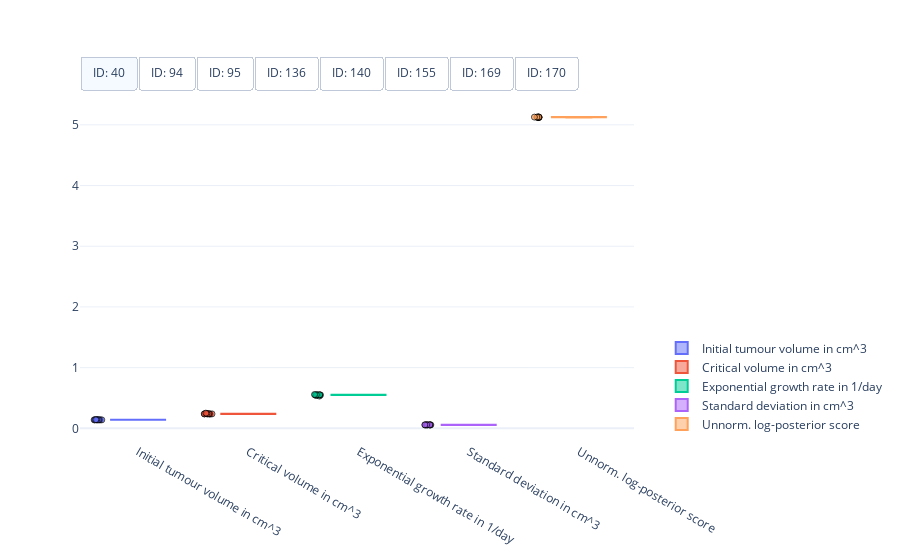

Write notebook code for a chart like this one.
### Code cell
#
# Visualisation of the spread of optimised model parameters for multiple runs from different initial points.
#
# This cell needs the above optimised parameters, and their respective objective function scores, as well as the data
# [mouse_parameters, log_posterior_scores, data]
#

import plotly.colors
import plotly.graph_objects as go


# Get mouse ids
mouse_ids = data['#ID'].unique()

# Get number of parameters + score (for visualisation)
n_params = mouse_parameters.shape[2] + 1

# Define colorscheme
colors = plotly.colors.qualitative.Plotly[:n_params]

# Get optimised parameters
optimised_parameters = mouse_parameters

# Get optimised parameters
scores = log_posterior_scores

# Create figure
fig = go.Figure()

# Box plot of optimised model parameters
for index, id_m in enumerate(mouse_ids):
    # Get optimised parameters
    parameters = optimised_parameters[index, ...]

    # Get scores
    score = scores[index, :]

    # Create box plot of for initial tumour volume
    fig.add_trace(
        go.Box(
            y=parameters[:, 0],  
            name="Initial tumour volume in cm^3",
            boxpoints='all',
            jitter=0.2,
            pointpos=-1.5,
            visible=True if index == 0 else False,
            marker=dict(
                symbol='circle',
                opacity=0.7,
                line=dict(color='black', width=1)),
            marker_color=colors[0],
            line_color=colors[0]))

    # Create box plot for critical volume
    fig.add_trace(
        go.Box(
            y=parameters[:, 1],  
            name="Critical volume in cm^3",
            boxpoints='all',
            jitter=0.2,
            pointpos=-1.5,
            visible=True if index == 0 else False,
            marker=dict(
                symbol='circle',
                opacity=0.7,
                line=dict(color='black', width=1)),
            marker_color=colors[1],
            line_color=colors[1]))

    # Create box plot of for exponential tumour growth
    fig.add_trace(
        go.Box(
            y=parameters[:, 2],  
            name="Exponential growth rate in 1/day",
            boxpoints='all',
            jitter=0.2,
            pointpos=-1.5,
            visible=True if index == 0 else False,
            marker=dict(
                symbol='circle',
                opacity=0.7,
                line=dict(color='black', width=1)),
            marker_color=colors[2],
            line_color=colors[2]))

    # Create box plot for sigma
    fig.add_trace(
        go.Box(
            y=parameters[:, 3],  
            name="Standard deviation in cm^3",
            boxpoints='all',
            jitter=0.2,
            pointpos=-1.5,
            visible=True if index == 0 else False,
            marker=dict(
                symbol='circle',
                opacity=0.7,
                line=dict(color='black', width=1)),
            marker_color=colors[3],
            line_color=colors[3]))
    
    # Create box plot of for objective function score
    fig.add_trace(
        go.Box(
            y=score,  
            name="Unnorm. log-posterior score",
            boxpoints='all',
            jitter=0.2,
            pointpos=-1.5,
            visible=True if index == 0 else False,
            marker=dict(
                symbol='circle',
                opacity=0.7,
                line=dict(color='black', width=1)),
            marker_color=colors[4],
            line_color=colors[4]))

# Set figure size
fig.update_layout(
    autosize=True,
    template="plotly_white")

# Add switch between mice
fig.update_layout(
    updatemenus=[
        dict(
            type = "buttons",
            direction = "right",
            buttons=list([
                dict(
                    args=[{"visible": [True]*5 + [False]*(5 * 7)}],
                    label="ID: %d" % mouse_ids[0],
                    method="restyle"
                ),
                dict(
                    args=[{"visible": [False]*5 + [True]*5 + [False]*(5 * 6)}],
                    label="ID: %d" % mouse_ids[1],
                    method="restyle"
                ),
                dict(
                    args=[{"visible": [False]*(5 * 2) + [True]*5 + [False]*(5 * 5)}],
                    label="ID: %d" % mouse_ids[2],
                    method="restyle"
                ),
                dict(
                    args=[{"visible": [False]*(5 * 3) + [True]*5 + [False]*(5 * 4)}],
                    label="ID: %d" % mouse_ids[3],
                    method="restyle"
                ),
                dict(
                    args=[{"visible": [False]*(5 * 4) + [True]*5 + [False]*(5 * 3)}],
                    label="ID: %d" % mouse_ids[4],
                    method="restyle"
                ),
                dict(
                    args=[{"visible": [False]*(5 * 5) + [True]*5 + [False]*(5 * 2)}],
                    label="ID: %d" % mouse_ids[5],
                    method="restyle"
                ),
                dict(
                    args=[{"visible": [False]*(5 * 6) + [True]*5 + [False]* 5}],
                    label="ID: %d" % mouse_ids[6],
                    method="restyle"
                ),
                dict(
                    args=[{"visible": [False]*(5 * 7) + [True]*5}],
                    label="ID: %d" % mouse_ids[7],
                    method="restyle"
                )
            ]),
            pad={"r": 0, "t": -10},
            showactive=True,
            x=0.0,
            xanchor="left",
            y=1.1,
            yanchor="top"
        )
    ]
)

# Position legend
fig.update_layout(legend=dict(
    yanchor="bottom",
    y=0.01,
    xanchor="left",
    x=1.05))

# Show figure
fig.show()

### Figure 1 — Plotly figure (JSON) as saved in the notebook; plotly's stock layout.template omitted (floating-point values rounded to 4 significant figures)
{"data": [{"boxpoints": "all", "jitter": 0.2, "line": {"color": "#636EFA"}, "marker": {"color": "#636EFA", "line": {"color": "black", "width": 1}, "opacity": 0.7, "symbol": "circle"}, "name": "Initial tumour volume in cm^3", "pointpos": -1.5, "type": "box", "visible": true, "y": [0.1392, 0.1413, 0.1396, 0.1418, 0.1389, 0.1393, 0.139, 0.1395, 0.1397, 0.1392]}, {"boxpoints": "all", "jitter": 0.2, "line": {"color": "#EF553B"}, "marker": {"color": "#EF553B", "line": {"color": "black", "width": 1}, "opacity": 0.7, "symbol": "circle"}, "name": "Critical volume in cm^3", "pointpos": -1.5, "type": "box", "visible": true, "y": [0.2377, 0.2494, 0.2382, 0.242, 0.2344, 0.2378, 0.2372, 0.2382, 0.2384, 0.2375]}, {"boxpoints": "all", "jitter": 0.2, "line": {"color": "#00CC96"}, "marker": {"color": "#00CC96", "line": {"color": "black", "width": 1}, "opacity": 0.7, "symbol": "circle"}, "name": "Exponential growth rate in 1/day", "pointpos": -1.5, "type": "box", "visible": true, "y": [0.5509, 0.5311, 0.5498, 0.542, 0.5567, 0.5507, 0.552, 0.5499, 0.5495, 0.5513]}, {"boxpoints": "all", "jitter": 0.2, "line": {"color": "#AB63FA"}, "marker": {"color": "#AB63FA", "line": {"color": "black", "width": 1}, "opacity": 0.7, "symbol": "circle"}, "name": "Standard deviation in cm^3", "pointpos": -1.5, "type": "box", "visible": true, "y": [0.05665, 0.05649, 0.05642, 0.0561, 0.05648, 0.05643, 0.05661, 0.05646, 0.05644, 0.05662]}, {"boxpoints": "all", "jitter": 0.2, "line": {"color": "#FFA15A"}, "marker": {"color": "#FFA15A", "line": {"color": "black", "width": 1}, "opacity": 0.7, "symbol": "circle"}, "name": "Unnorm. log-posterior score", "pointpos": -1.5, "type": "box", "visible": true, "y": [5.127, 5.12, 5.128, 5.124, 5.121, 5.127, 5.127, 5.127, 5.127, 5.127]}, {"boxpoints": "all", "jitter": 0.2, "line": {"color": "#636EFA"}, "marker": {"color": "#636EFA", "line": {"color": "black", "width": 1}, "opacity": 0.7, "symbol": "circle"}, "name": "Initial tumour volume in cm^3", "pointpos": -1.5, "type": "box", "visible": false, "y": [0.0748, 0.0748, 0.0748, 0.07456, 0.07437, 0.07455, 0.0748, 0.07395, 0.0753, 0.07455]}, {"boxpoints": "all", "jitter": 0.2, "line": {"color": "#EF553B"}, "marker": {"color": "#EF553B", "line": {"color": "black", "width": 1}, "opacity": 0.7, "symbol": "circle"}, "name": "Critical volume in cm^3", "pointpos": -1.5, "type": "box", "visible": false, "y": [0.06177, 0.06177, 0.06177, 0.06049, 0.06035, 0.06049, 0.06177, 0.05718, 0.0647, 0.06049]}, {"boxpoints": "all", "jitter": 0.2, "line": {"color": "#00CC96"}, "marker": {"color": "#00CC96", "line": {"color": "black", "width": 1}, "opacity": 0.7, "symbol": "circle"}, "name": "Exponential growth rate in 1/day", "pointpos": -1.5, "type": "box", "visible": false, "y": [0.3301, 0.3301, 0.3301, 0.3358, 0.3369, 0.3358, 0.3301, 0.3517, 0.3179, 0.3358]}, {"boxpoints": "all", "jitter": 0.2, "line": {"color": "#AB63FA"}, "marker": {"color": "#AB63FA", "line": {"color": "black", "width": 1}, "opacity": 0.7, "symbol": "circle"}, "name": "Standard deviation in cm^3", "pointpos": -1.5, "type": "box", "visible": false, "y": [0.02307, 0.02307, 0.02307, 0.02307, 0.02293, 0.02307, 0.02307, 0.02307, 0.02307, 0.02307]}, {"boxpoints": "all", "jitter": 0.2, "line": {"color": "#FFA15A"}, "marker": {"color": "#FFA15A", "line": {"color": "black", "width": 1}, "opacity": 0.7, "symbol": "circle"}, "name": "Unnorm. log-posterior score", "pointpos": -1.5, "type": "box", "visible": false, "y": [23.48, 23.48, 23.48, 23.48, 23.48, 23.48, 23.48, 23.47, 23.48, 23.48]}, {"boxpoints": "all", "jitter": 0.2, "line": {"color": "#636EFA"}, "marker": {"color": "#636EFA", "line": {"color": "black", "width": 1}, "opacity": 0.7, "symbol": "circle"}, "name": "Initial tumour volume in cm^3", "pointpos": -1.5, "type": "box", "visible": false, "y": [0.2209, 0.2209, 0.2209, 0.2209, 0.2209, 0.2209, 0.2209, 0.2209, 0.2209, 0.2209]}, {"boxpoints": "all", "jitter": 0.2, "line": {"color": "#EF553B"}, "marker": {"color": "#EF553B", "line": {"color": "black", "width": 1}, "opacity": 0.7, "symbol": "circle"}, "name": "Critical volume in cm^3", "pointpos": -1.5, "type": "box", "visible": false, "y": [1000.0, 1000.0, 1000.0, 1000.0, 1000.0, 1000.0, 1000.0, 1000.0, 1000.0, 1000.0]}, {"boxpoints": "all", "jitter": 0.2, "line": {"color": "#00CC96"}, "marker": {"color": "#00CC96", "line": {"color": "black", "width": 1}, "opacity": 0.7, "symbol": "circle"}, "name": "Exponential growth rate in 1/day", "pointpos": -1.5, "type": "box", "visible": false, "y": [0.1112, 0.1112, 0.1112, 0.1112, 0.1112, 0.1112, 0.1112, 0.1112, 0.1112, 0.1112]}, {"boxpoints": "all", "jitter": 0.2, "line": {"color": "#AB63FA"}, "marker": {"color": "#AB63FA", "line": {"color": "black", "width": 1}, "opacity": 0.7, "symbol": "circle"}, "name": "Standard deviation in cm^3", "pointpos": -1.5, "type": "box", "visible": false, "y": [0.09973, 0.09973, 0.09973, 0.09973, 0.09973, 0.09973, 0.09973, 0.09973, 0.09973, 0.09973]}, {"boxpoints": "all", "jitter": 0.2, "line": {"color": "#FFA15A"}, "marker": {"color": "#FFA15A", "line": {"color": "black", "width": 1}, "opacity": 0.7, "symbol": "circle"}, "name": "Unnorm. log-posterior score", "pointpos": -1.5, "type": "box", "visible": false, "y": [-0.5665, -0.5665, -0.5665, -0.5665, -0.5665, -0.5665, -0.5665, -0.5665, -0.5665, -0.5665]}, {"boxpoints": "all", "jitter": 0.2, "line": {"color": "#636EFA"}, "marker": {"color": "#636EFA", "line": {"color": "black", "width": 1}, "opacity": 0.7, "symbol": "circle"}, "name": "Initial tumour volume in cm^3", "pointpos": -1.5, "type": "box", "visible": false, "y": [0.149, 0.149, 0.1489, 0.149, 0.149, 0.1497, 0.1486, 0.149, 0.1483, 0.149]}, {"boxpoints": "all", "jitter": 0.2, "line": {"color": "#EF553B"}, "marker": {"color": "#EF553B", "line": {"color": "black", "width": 1}, "opacity": 0.7, "symbol": "circle"}, "name": "Critical volume in cm^3", "pointpos": -1.5, "type": "box", "visible": false, "y": [1.187, 1.187, 1.186, 1.187, 1.187, 1.218, 1.16, 1.186, 1.157, 1.187]}, {"boxpoints": "all", "jitter": 0.2, "line": {"color": "#00CC96"}, "marker": {"color": "#00CC96", "line": {"color": "black", "width": 1}, "opacity": 0.7, "symbol": "circle"}, "name": "Exponential growth rate in 1/day", "pointpos": -1.5, "type": "box", "visible": false, "y": [0.1085, 0.1085, 0.1086, 0.1085, 0.1085, 0.1075, 0.1094, 0.1085, 0.1095, 0.1085]}, {"boxpoints": "all", "jitter": 0.2, "line": {"color": "#AB63FA"}, "marker": {"color": "#AB63FA", "line": {"color": "black", "width": 1}, "opacity": 0.7, "symbol": "circle"}, "name": "Standard deviation in cm^3", "pointpos": -1.5, "type": "box", "visible": false, "y": [0.05357, 0.05357, 0.05363, 0.05357, 0.05357, 0.05348, 0.05324, 0.05366, 0.05333, 0.05357]}, {"boxpoints": "all", "jitter": 0.2, "line": {"color": "#FFA15A"}, "marker": {"color": "#FFA15A", "line": {"color": "black", "width": 1}, "opacity": 0.7, "symbol": "circle"}, "name": "Unnorm. log-posterior score", "pointpos": -1.5, "type": "box", "visible": false, "y": [11.68, 11.68, 11.68, 11.68, 11.68, 11.68, 11.68, 11.68, 11.68, 11.68]}, {"boxpoints": "all", "jitter": 0.2, "line": {"color": "#636EFA"}, "marker": {"color": "#636EFA", "line": {"color": "black", "width": 1}, "opacity": 0.7, "symbol": "circle"}, "name": "Initial tumour volume in cm^3", "pointpos": -1.5, "type": "box", "visible": false, "y": [0.08418, 0.08418, 0.08418, 0.08418, 0.08418, 0.08418, 0.08418, 0.08418, 0.08418, 0.08418]}, {"boxpoints": "all", "jitter": 0.2, "line": {"color": "#EF553B"}, "marker": {"color": "#EF553B", "line": {"color": "black", "width": 1}, "opacity": 0.7, "symbol": "circle"}, "name": "Critical volume in cm^3", "pointpos": -1.5, "type": "box", "visible": false, "y": [1000.0, 1000.0, 1000.0, 1000.0, 1000.0, 1000.0, 1000.0, 1000.0, 1000.0, 1000.0]}, {"boxpoints": "all", "jitter": 0.2, "line": {"color": "#00CC96"}, "marker": {"color": "#00CC96", "line": {"color": "black", "width": 1}, "opacity": 0.7, "symbol": "circle"}, "name": "Exponential growth rate in 1/day", "pointpos": -1.5, "type": "box", "visible": false, "y": [0.1084, 0.1084, 0.1084, 0.1084, 0.1084, 0.1084, 0.1084, 0.1084, 0.1084, 0.1084]}, {"boxpoints": "all", "jitter": 0.2, "line": {"color": "#AB63FA"}, "marker": {"color": "#AB63FA", "line": {"color": "black", "width": 1}, "opacity": 0.7, "symbol": "circle"}, "name": "Standard deviation in cm^3", "pointpos": -1.5, "type": "box", "visible": false, "y": [0.1021, 0.1021, 0.1021, 0.1021, 0.1021, 0.1021, 0.1021, 0.1021, 0.1021, 0.1021]}, {"boxpoints": "all", "jitter": 0.2, "line": {"color": "#FFA15A"}, "marker": {"color": "#FFA15A", "line": {"color": "black", "width": 1}, "opacity": 0.7, "symbol": "circle"}, "name": "Unnorm. log-posterior score", "pointpos": -1.5, "type": "box", "visible": false, "y": [2.647, 2.647, 2.647, 2.647, 2.647, 2.647, 2.647, 2.647, 2.647, 2.647]}, {"boxpoints": "all", "jitter": 0.2, "line": {"color": "#636EFA"}, "marker": {"color": "#636EFA", "line": {"color": "black", "width": 1}, "opacity": 0.7, "symbol": "circle"}, "name": "Initial tumour volume in cm^3", "pointpos": -1.5, "type": "box", "visible": false, "y": [0.1333, 0.1333, 0.1333, 0.1333, 0.1333, 0.1333, 0.1333, 0.1333, 0.1333, 0.1333]}, {"boxpoints": "all", "jitter": 0.2, "line": {"color": "#EF553B"}, "marker": {"color": "#EF553B", "line": {"color": "black", "width": 1}, "opacity": 0.7, "symbol": "circle"}, "name": "Critical volume in cm^3", "pointpos": -1.5, "type": "box", "visible": false, "y": [0.275, 0.275, 0.275, 0.275, 0.275, 0.275, 0.275, 0.275, 0.275, 0.275]}, {"boxpoints": "all", "jitter": 0.2, "line": {"color": "#00CC96"}, "marker": {"color": "#00CC96", "line": {"color": "black", "width": 1}, "opacity": 0.7, "symbol": "circle"}, "name": "Exponential growth rate in 1/day", "pointpos": -1.5, "type": "box", "visible": false, "y": [0.3947, 0.3947, 0.3947, 0.3947, 0.3947, 0.3947, 0.3947, 0.3947, 0.3947, 0.3947]}, {"boxpoints": "all", "jitter": 0.2, "line": {"color": "#AB63FA"}, "marker": {"color": "#AB63FA", "line": {"color": "black", "width": 1}, "opacity": 0.7, "symbol": "circle"}, "name": "Standard deviation in cm^3", "pointpos": -1.5, "type": "box", "visible": false, "y": [0.1468, 0.1468, 0.1468, 0.1468, 0.1468, 0.1468, 0.1468, 0.1468, 0.1468, 0.1468]}, {"boxpoints": "all", "jitter": 0.2, "line": {"color": "#FFA15A"}, "marker": {"color": "#FFA15A", "line": {"color": "black", "width": 1}, "opacity": 0.7, "symbol": "circle"}, "name": "Unnorm. log-posterior score", "pointpos": -1.5, "type": "box", "visible": false, "y": [-3.439, -3.439, -3.439, -3.439, -3.439, -3.439, -3.439, -3.439, -3.439, -3.439]}, {"boxpoints": "all", "jitter": 0.2, "line": {"color": "#636EFA"}, "marker": {"color": "#636EFA", "line": {"color": "black", "width": 1}, "opacity": 0.7, "symbol": "circle"}, "name": "Initial tumour volume in cm^3", "pointpos": -1.5, "type": "box", "visible": false, "y": [0.1238, 0.1238, 0.1238, 0.1238, 0.1238, 0.1238, 0.1238, 0.1233, 0.1233, 0.1238]}, {"boxpoints": "all", "jitter": 0.2, "line": {"color": "#EF553B"}, "marker": {"color": "#EF553B", "line": {"color": "black", "width": 1}, "opacity": 0.7, "symbol": "circle"}, "name": "Critical volume in cm^3", "pointpos": -1.5, "type": "box", "visible": false, "y": [0.8482, 0.8482, 0.8482, 0.8482, 0.8482, 0.8482, 0.8482, 0.8202, 0.8202, 0.8482]}, {"boxpoints": "all", "jitter": 0.2, "line": {"color": "#00CC96"}, "marker": {"color": "#00CC96", "line": {"color": "black", "width": 1}, "opacity": 0.7, "symbol": "circle"}, "name": "Exponential growth rate in 1/day", "pointpos": -1.5, "type": "box", "visible": false, "y": [0.08606, 0.08606, 0.08606, 0.08606, 0.08606, 0.08606, 0.08606, 0.08704, 0.08704, 0.08606]}, {"boxpoints": "all", "jitter": 0.2, "line": {"color": "#AB63FA"}, "marker": {"color": "#AB63FA", "line": {"color": "black", "width": 1}, "opacity": 0.7, "symbol": "circle"}, "name": "Standard deviation in cm^3", "pointpos": -1.5, "type": "box", "visible": false, "y": [0.01443, 0.01443, 0.01443, 0.01443, 0.01443, 0.01443, 0.01443, 0.01443, 0.01443, 0.01443]}, {"boxpoints": "all", "jitter": 0.2, "line": {"color": "#FFA15A"}, "marker": {"color": "#FFA15A", "line": {"color": "black", "width": 1}, "opacity": 0.7, "symbol": "circle"}, "name": "Unnorm. log-posterior score", "pointpos": -1.5, "type": "box", "visible": false, "y": [30.05, 30.05, 30.05, 30.05, 30.05, 30.05, 30.05, 30.04, 30.04, 30.05]}, {"boxpoints": "all", "jitter": 0.2, "line": {"color": "#636EFA"}, "marker": {"color": "#636EFA", "line": {"color": "black", "width": 1}, "opacity": 0.7, "symbol": "circle"}, "name": "Initial tumour volume in cm^3", "pointpos": -1.5, "type": "box", "visible": false, "y": [0.08705, 0.08719, 0.08705, 0.08703, 0.08705, 0.08719, 0.08705, 0.08704, 0.08705, 0.08705]}, {"boxpoints": "all", "jitter": 0.2, "line": {"color": "#EF553B"}, "marker": {"color": "#EF553B", "line": {"color": "black", "width": 1}, "opacity": 0.7, "symbol": "circle"}, "name": "Critical volume in cm^3", "pointpos": -1.5, "type": "box", "visible": false, "y": [2.671, 2.756, 2.671, 2.671, 2.671, 2.756, 2.671, 2.67, 2.671, 2.671]}, {"boxpoints": "all", "jitter": 0.2, "line": {"color": "#00CC96"}, "marker": {"color": "#00CC96", "line": {"color": "black", "width": 1}, "opacity": 0.7, "symbol": "circle"}, "name": "Exponential growth rate in 1/day", "pointpos": -1.5, "type": "box", "visible": false, "y": [0.07234, 0.07209, 0.07234, 0.07236, 0.07234, 0.07209, 0.07234, 0.07234, 0.07234, 0.07234]}, {"boxpoints": "all", "jitter": 0.2, "line": {"color": "#AB63FA"}, "marker": {"color": "#AB63FA", "line": {"color": "black", "width": 1}, "opacity": 0.7, "symbol": "circle"}, "name": "Standard deviation in cm^3", "pointpos": -1.5, "type": "box", "visible": false, "y": [0.01286, 0.01286, 0.01286, 0.01289, 0.01286, 0.01286, 0.01286, 0.01284, 0.01286, 0.01286]}, {"boxpoints": "all", "jitter": 0.2, "line": {"color": "#FFA15A"}, "marker": {"color": "#FFA15A", "line": {"color": "black", "width": 1}, "opacity": 0.7, "symbol": "circle"}, "name": "Unnorm. log-posterior score", "pointpos": -1.5, "type": "box", "visible": false, "y": [31.66, 31.66, 31.66, 31.66, 31.66, 31.66, 31.66, 31.66, 31.66, 31.66]}], "layout": {"autosize": true, "legend": {"x": 1.05, "xanchor": "left", "y": 0.01, "yanchor": "bottom"}, "updatemenus": [{"buttons": [{"args": [{"visible": [true, true, true, true, true, false, false, false, false, false, false, false, false, false, false, false, false, false, false, false, false, false, false, false, false, false, false, false, false, false, false, false, false, false, false, false, false, false, false, false]}], "label": "ID: 40", "method": "restyle"}, {"args": [{"visible": [false, false, false, false, false, true, true, true, true, true, false, false, false, false, false, false, false, false, false, false, false, false, false, false, false, false, false, false, false, false, false, false, false, false, false, false, false, false, false, false]}], "label": "ID: 94", "method": "restyle"}, {"args": [{"visible": [false, false, false, false, false, false, false, false, false, false, true, true, true, true, true, false, false, false, false, false, false, false, false, false, false, false, false, false, false, false, false, false, false, false, false, false, false, false, false, false]}], "label": "ID: 95", "method": "restyle"}, {"args": [{"visible": [false, false, false, false, false, false, false, false, false, false, false, false, false, false, false, true, true, true, true, true, false, false, false, false, false, false, false, false, false, false, false, false, false, false, false, false, false, false, false, false]}], "label": "ID: 136", "method": "restyle"}, {"args": [{"visible": [false, false, false, false, false, false, false, false, false, false, false, false, false, false, false, false, false, false, false, false, true, true, true, true, true, false, false, false, false, false, false, false, false, false, false, false, false, false, false, false]}], "label": "ID: 140", "method": "restyle"}, {"args": [{"visible": [false, false, false, false, false, false, false, false, false, false, false, false, false, false, false, false, false, false, false, false, false, false, false, false, false, true, true, true, true, true, false, false, false, false, false, false, false, false, false, false]}], "label": "ID: 155", "method": "restyle"}, {"args": [{"visible": [false, false, false, false, false, false, false, false, false, false, false, false, false, false, false, false, false, false, false, false, false, false, false, false, false, false, false, false, false, false, true, true, true, true, true, false, false, false, false, false]}], "label": "ID: 169", "method": "restyle"}, {"args": [{"visible": [false, false, false, false, false, false, false, false, false, false, false, false, false, false, false, false, false, false, false, false, false, false, false, false, false, false, false, false, false, false, false, false, false, false, false, true, true, true, true, true]}], "label": "ID: 170", "method": "restyle"}], "direction": "right", "pad": {"r": 0, "t": -10}, "showactive": true, "type": "buttons", "x": 0, "xanchor": "left", "y": 1.1, "yanchor": "top"}]}}
